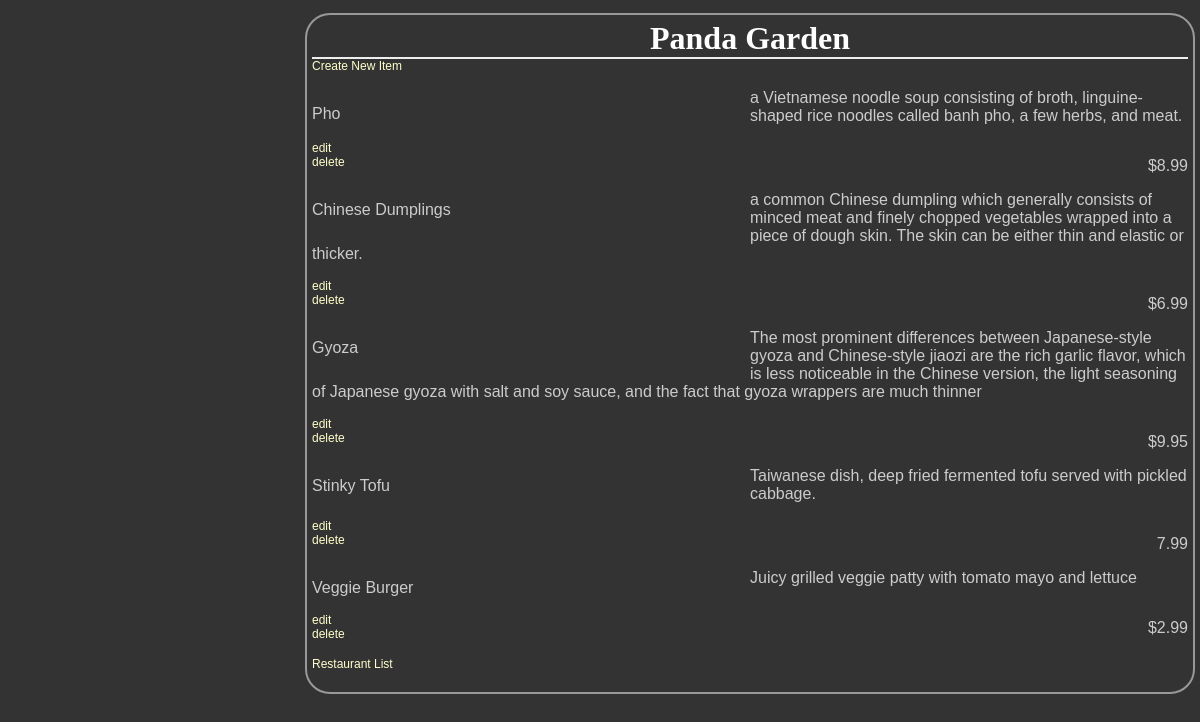
Page /restaurants/3/ on the committed database.
### database_setup.py (models this page shows)
class Restaurant(Base):
    __tablename__ = 'restaurant'
    name = Column(String(80), nullable = False)
    id = Column(Integer, primary_key = True)

class MenuItem(Base):
    __tablename__ = 'menu_item'
    name = Column(String(80), nullable = False)
    id = Column(Integer, primary_key = True)
    course = Column(String(250))
    description = Column(String(250))
    price = Column(String(8))
    restaurant_id = Column(Integer, ForeignKey('restaurant.id'))
    restaurant = relationship(Restaurant)

### project.py (the view)
@app.route('/restaurants/<int:restaurant_id>/')
def restaurantMenu(restaurant_id = None):
    restaurant = session.query(Restaurant).filter_by(id = restaurant_id).first()
    if restaurant:
        items = session.query(MenuItem).filter_by(restaurant_id = restaurant.id)
        return render_template('menu.html', restaurant=restaurant, items=items)
    else:
        output = ''
        output += "<html><head><title>List Menu Items</title></head><body>"
        output += "<h2>No restaurant data found for ID#{0}</h2></body>".format(restaurant_id)
        return output

### templates/menu.html (shortened to what this page needs)
<html>
<head>
    <link rel=stylesheet type=text/css href="{{ url_for('static', filename='styles.css') }}">
</head>
<body>
    <div class = 'pane'>
        <div class = 'header'>
        <h1>{{ restaurant.name }}</h1>
    </div>
    <a href = "{{url_for('newMenuItem', restaurant_id = restaurant.id) }}">Create New Item</a>
    {% for i in items %}
        <div class = 'nameAndPrice'>
            <span class = 'name'><p>{{i.name}}</p></span>
            <span class = 'description'><p>{{i.description}}</p></span>
            <span class = 'price'><p>{{i.price}} </p></span>
        </div>
        <div class = "editdeletepane">
            <a href='{{url_for("editMenuItem", restaurant_id = restaurant.id, menu_id = i.id) }}'>edit</a>
            <a href='{{url_for("deleteMenuItem", restaurant_id = restaurant.id, menu_id = i.id ) }}'>delete</a>
        </div>
    {% endfor %}
    <p>
        <a href= "{{url_for('listRestaurants')}}">Restaurant List</a>
    </p>
</body>
</html>

### static/styles.css (style rules this page uses)
body { font-family: sans-serif; background-color: #333333 }
h1, h2, h3, h4 { color: #ffffff; }
h1, h2 { font-family: 'georgia', serif; margin: 0; }
h1 { border-bottom: 2px solid #eee; }
p, dd, dt { color: #cccccc; }
a { text-decoration: none; color: #ffffcc; font-size: .75em; }
.pane { position: absolute; left: 25%; border: 2px solid; border-radius: 25px; padding: 5px; margin: 5px; border-color: #999999; background-color: #333333 }
.header { left: 50%; text-align: center; }
.name { width: 50%; display: inline-block; float: left; }
.price { text-align: right; width: 50%; float: right; }

### rows in the picture
Restaurant: name "Panda Garden"
MenuItem: name "Pho", description "a Vietnamese noodle soup consisting of broth, linguine-shaped rice noodles called banh pho, a few herbs, and meat.", price "$8.99"
MenuItem: name "Chinese Dumplings", description "a common Chinese dumpling which generally consists of minced meat and finely chopped vegetables wrapped into a piece of dough skin. The skin can be either thin and elastic or thicker.", price "$6.99"
MenuItem: name "Gyoza", description "The most prominent differences between Japanese-style gyoza and Chinese-style jiaozi are the rich garlic flavor, which is less noticeable in the Chinese version, the light seasoning of Japanese gyoza with salt and soy sauce, and the fact that gyoza wrappers are much thinner", price "$9.95"
MenuItem: name "Stinky Tofu", description "Taiwanese dish, deep fried fermented tofu served with pickled cabbage.", price "7.99"
MenuItem: name "Veggie Burger", description "Juicy grilled veggie patty with tomato mayo and lettuce", price "$2.99"
